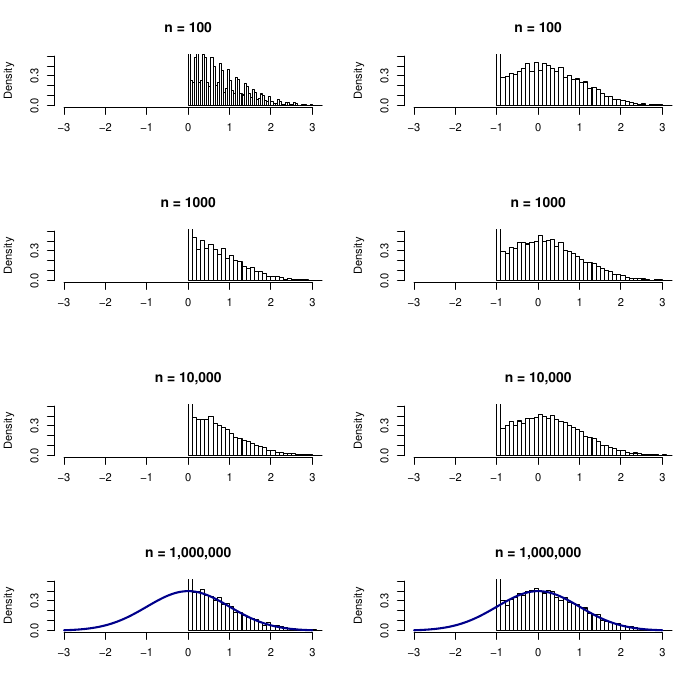

Source code (R):
##7/19/16

##The plot will have two panels

##On the left panel, show the distribution of sqrt(n)[psiHAT_l - psi_l(P_0)], under P_0, 
##for n = 100, 1000, 10000, 10^6

##On the right panel, show the distribution of sqrt(n)[psiHAT_l - psi_l(P_n)], under P_n, 
##for n = 100, 1000, 10000, 10^6

rm(list=ls())


setwd("~/Dropbox/research/github/fraction-who-benefit/nonregular")


pdf("nonregularPlot_SuppMat.pdf")
par(mfcol = c(4,2))

##Left panel
load("distributions_P0.Rdata")

h1 = hist(result100, breaks = 50, probability = TRUE, xlim = c(-3,3), ylim = c(0, .5), main = "n = 100", xlab = "")


h2 = hist(result1000, breaks = 50, probability = TRUE, xlim = c(-3,3), ylim = c(0, .5), main = "n = 1000", xlab = "")


h3 = hist(result10000, breaks = 50, probability = TRUE, xlim = c(-3,3), ylim = c(0, .5), main = "n = 10,000", xlab = "")


h4 = hist(resultMillion, breaks = 50, probability = TRUE, xlim = c(-3,3), ylim = c(0, .5), main = "n = 1,000,000", xlab = "")

curve(dnorm(x, mean=0, sd=1), col="darkblue", lwd=2, add=TRUE, yaxt="n")


##Right panel

load("distributions_Pn.Rdata")

h5 = hist(result100, breaks = 50, probability = TRUE, xlim = c(-3,3), ylim = c(0, .5), main = "n = 100", xlab = "")


h6 = hist(result1000, breaks = 50, probability = TRUE, xlim = c(-3,3), ylim = c(0, .5), main = "n = 1000", xlab = "")


h7 = hist(result10000, breaks = 50, probability = TRUE, xlim = c(-3,3), ylim = c(0, .5), main = "n = 10,000", xlab = "")


h8 = hist(resultMillion, breaks = 50, probability = TRUE, xlim = c(-3,3), ylim = c(0, .5), main = "n = 1,000,000", xlab = "")

curve(dnorm(x, mean=0, sd=1), col="darkblue", lwd=2, add=TRUE, yaxt="n")
dev.off()

##Compute the point masses for n = 10^6
load("distributions_P0.Rdata")
sum(resultMillion == 0)/length(resultMillion)

load("distributions_Pn.Rdata")
sum(resultMillion == -1)/length(resultMillion)
